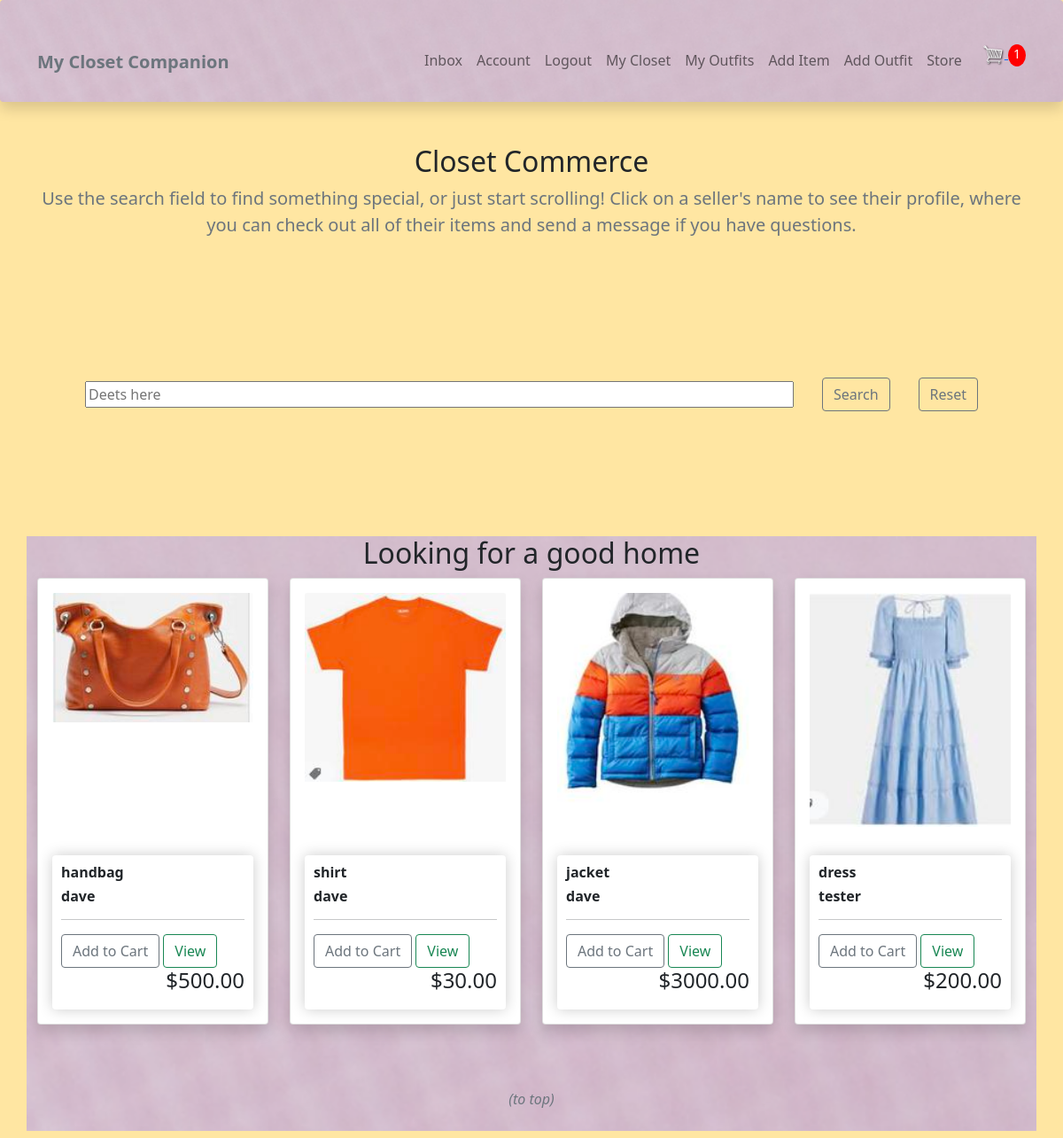
The page /store/ (signed in) on the database its author committed.
### wardrobe/models.py (models this page shows, shortened)
class Item(models.Model):
    top = 'top'
    bottom = 'bottom'
    dress = 'dress'
    shoe = 'shoe'
    outerwear = 'outerwear'
    handbag = 'handbag'
    other = 'other'
    item_type = [
        (top, 'top'),
        (bottom, 'bottom'),
        (dress, 'dress'),
        (shoe, 'shoe'),
        (outerwear, 'outerwear'),
        (handbag, 'handbag'),
        (other, 'other'),
    ]
    owner = models.ForeignKey(Profile, null=True, blank=True, on_delete=models.CASCADE)
    name = models.CharField(max_length=100)
    description = models.TextField(max_length=300, blank=True, null=True)
    type = models.CharField(max_length=100, choices = item_type, default=shoe)
    image = ResizedImageField(size=[200, 200], upload_to="images")
    sell = models.BooleanField(default=False)
    price = models.DecimalField(max_digits=7, decimal_places=2, blank=True, null=True)
    tags = models.ManyToManyField('Tag', blank=True)
    created = models.DateTimeField(auto_now_add=True)
    id = models.UUIDField(default=uuid.uuid4, unique=True, primary_key=True, editable=False)
    @property
    def imageURL(self):
        try:
            url = self.image.url
        except:
            url = ''
        return url

### user/models.py (models this page shows)
class Profile(models.Model):
    user = models.OneToOneField(
        User, on_delete=models.CASCADE, null=True, blank=True)
    name = models.CharField(max_length=200, blank=True, null=True)
    email = models.EmailField(max_length=500, blank=True, null=True)
    username = models.CharField(max_length=200, blank=True, null=True)
    location = models.CharField(max_length=200, blank=True, null=True)
    short_intro = models.CharField(max_length=200, blank=True, null=True)
    profile_image = models.ImageField(
        null=True, blank=True, upload_to='profiles/', default="profiles/user-default.png")
    social_instagram = models.CharField(max_length=200, blank=True, null=True)
    created = models.DateTimeField(auto_now_add=True)
    id = models.UUIDField(default=uuid.uuid4, unique=True,
                          primary_key=True, editable=False)
    def __str__(self):
        return str(self.username)

### store/views.py (the view)
# urls.py: path('store/', include('store.urls')),
@login_required(login_url="login")
def store(request):
    data = cartData(request)
    cartItems = data['cartItems']
    items, search_query = searchItems(request)
    context = {'items': items, 'cartItems': cartItems}
    return render(request, 'store/store.html', context)

### store/models.py (called while the page is built)
    @property
    def get_cart_items(self):
        orderitems = self.orderitem_set.all()
        total = sum([item.quantity for item in orderitems])
        return total

### store/utils.py (called while the page is built)
def searchItems(request):
    search_query = ''
    if request.GET.get('search_query'):
        search_query = request.GET.get('search_query')
    tags = Tag.objects.filter(name__icontains=search_query)
    items = Item.objects.filter(sell=True).distinct().filter(
        Q(name__icontains=search_query) |
        Q(description__icontains=search_query) |
        Q(type__icontains=search_query) |
        Q(owner__username__icontains=search_query) |
        Q(tags__in=tags)
    )
    return items, search_query

def cartData(request):
	if request.user.is_authenticated:
		customer = request.user.profile
		order, created = Order.objects.get_or_create(customer=customer, complete=False)
		orderItems = order.orderitem_set.all()
		cartItems = order.get_cart_items
	else:
		return redirect('login')
	return {'cartItems': cartItems ,'order': order, 'orderItems': orderItems}

### store/templates/store/store.html (shortened to what this page needs)
{% extends 'main.html' %}
{% load static %}
{% block content %}
<div class="container-lg">
    <div class="text-center">
        <h2>Closet Commerce</h2>
        <p class="lead text-muted">Use the search field to find something special, or just start scrolling! Click on a seller's name to see their profile, where you can check out all of their items and send a message if you have questions.</p>
    </div>
</div>
<section class="hero-section text-center">
      <div class="container container--narrow">
          <div class="hero-section__search">
              <form id='searchForm' class="form" action="" method="GET">
                  <div class="form__field">
                      <input class="input input--text" id="formInput#search" type="text" name="search_query"
                          placeholder="Deets here" value="" />
                  </div>
                  <input class="btn btn-outline-secondary" type="submit" value="Search" />
                  <input class="btn btn-outline-secondary" type="submit" value="Reset" name='' />
              </form>
          </div>
      </div>
  </section>
  <div class="container-lg bg-light texture">
      <div class="text-center">
        <h2>Looking for a good home</h2>
      </div>
      <div class="row my-2 justify-content-center">
      {% for item in items %}
      {% if item.price %}
        <div class="col-8 col-lg-4 col-xl-3 mb-3 d-flex align-items-stretch">
          <div class="card-group">
            <div class="card shadow p-3 mb-5 bg-body rounded" >
              <img src="{{item.imageURL}}" class="card-img-top">
              <div class="card-body">
              </div>
               <div class="box-element product">
                <h6><strong>{{item.name}}</strong></h6>
                <h6><strong>{{item.owner}}</strong></h6>
                <hr>
                <button data-product={{item.id}} data-action="add" class="btn btn-outline-secondary add-btn update-cart">Add to Cart</button>
                <a href="#" class="btn btn-outline-success">View</a>
                <h4 style="display: inline-block; float: right">${{item.price|floatformat:2}}</h4>
            </div>
            </div>
          </div>
        </div>
        {% endif %}
      {% endfor %}
      <a class="nav-link text-center" href="#"><p class="fst-italic fw-light text-muted">(to top)</p></a>
      </div>
    </div>
{% endblock %}

### static/css/wardrobe.css (style rules this page uses)
body { background-color: #ffe6a2 }
.texture { background-image: url('/static/images/texture1.png'); background-repeat: no-repeat; background-size: cover; }
.box-element { box-shadow: hsl(0, 0%, 80%) 0 0 16px; border-radius: 4px; padding: 10px; }
.form { display: block; }
.form__field { margin-top: 1.5rem; margin-bottom: 1.5rem; }
.hero-section { height: 40vh; display: flex; align-items: center; background-color: var(--color-sub); }
.hero-section__search > .form { display: flex; align-items: center; justify-content: center; gap: 2rem; }
.hero-section__search > .form input.input--text { width: 50rem; }

### rows shown on the page
Item: imageURL (picture), name "handbag", owner "dave", price "500.00"
Item: imageURL (picture), name "shirt", owner "dave", price "30.00"
Item: imageURL (picture), name "jacket", owner "dave", price "3000.00"
Item: imageURL (picture), name "dress", owner "tester", price "200.00"

### other values the page prints
{{ cartItems }} "1"
